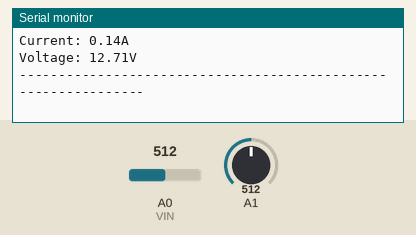
The sketch below on a simulated Arduino Uno, built with avr-gcc and run on an emulated ATmega328P. Parts: the last lines printed to the serial monitor. The test bench sets the inputs (shaded band); at power-on: A0 (VIN) = 512, A1 = 512.

Above: at 4.3 s.
4.4 s: A0 (VIN) set to 315
At 5.3 s:
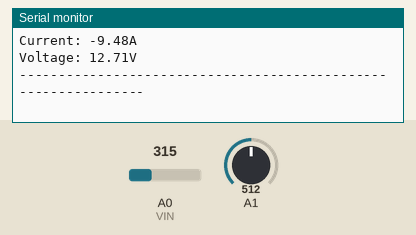
5.9 s: A0 (VIN) set to 287
At 6.4 s:
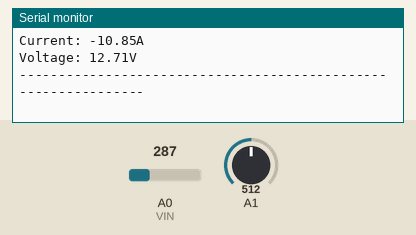
Timing chart, 0 to 8.9 s (numbered marks = the images above; inputs shaded):
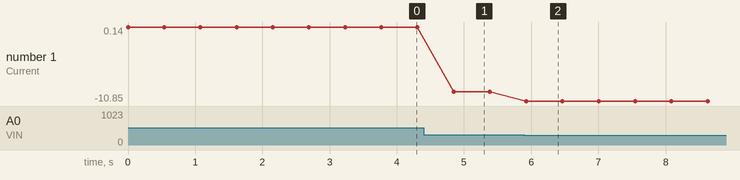

Measured:
- after the input at 4.4 s, the serial monitor: prints a new line after 0.45 s (image 1)
- after the input at 5.9 s, the serial monitor: prints a new line at once (image 2)
- plotted number 1: 0.14 → -9.48 after the input at 4.4 s, -9.48 → -10.85 after the input at 5.9 s

The sketch:

codeFullUpdated.ino
```cpp
#include <SoftwareSerial.h>
#include <ArduinoJson.h>
SoftwareSerial s(5,6);
#define VIN A0 // define the Arduino pin A0 as voltage input (V in)
const float QOV =   0.5 * 5.0; // set quiescent Output voltage of 0.5V
int offset =20;// set the correction offset value
float voltage; //internal variable for voltage
float current;

void setup()
 {
    Serial.begin(9600);
    s.begin(9600);
}
void loop()
 {
  float voltage_raw =   (5.0 / 1023.0)* analogRead(VIN);// Read the voltage from sensor
  float voltag =  voltage_raw - QOV + 0.012 ;// 0.000 is a value to make voltage zero when there is no current
  float current = voltag / 0.1;
    Serial.print("Current: ");
    Serial.print(current,2); // print the current with 2 decimal places
    Serial.println("A");
  int volt = analogRead(A1);// read the input
  double voltage = map(volt,0,1023, 0, 2500) + offset; // map 0-1023 to 0-2500 and add correction offset
  voltage /=100; // divide by 100 to get the decimal values
  Serial.print("Voltage: ");
    Serial.print(voltage); // print the current with 2 decimal places
    Serial.println("V");
    Serial.println("\n");
    Serial.println("---------------------------------------------------------------");
    delay(500);
   StaticJsonBuffer<1000> jsonBuffer;
   JsonObject& root = jsonBuffer.createObject();
  root["data1"] = voltage;
  root["data2"] = current;
if(s.available()>0)
{
 root.printTo(s);
}
 }
```
